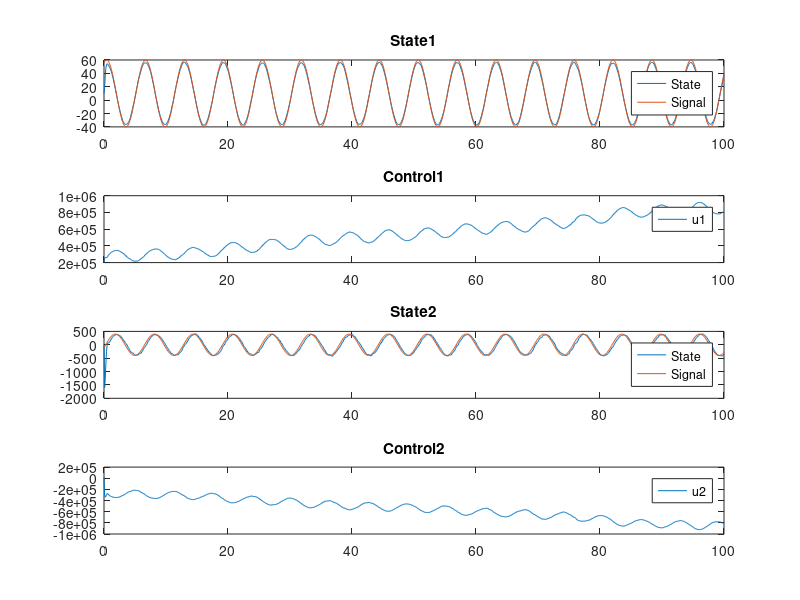

This chart was generated by the following MATLAB code:
clear all;
clc;

%% 6)	Show examples (Matlab and Simulink) on the performance of one (two?) PID used to do the same task

% Continuous time system

Ac = [-0.1 -0.12
      -0.3 -0.012];
Bc = [0 
      -0.07];
C = eye(2);
D = zeros(2,1);

sampleTime=0.1;
horizon=100;

x0=[10
    -2];
sysc = ss(Ac,Bc,C,D);
sysd=c2d(sysc,sampleTime);
Ad=sysd.A;
Bd=sysd.B;

t=0:sampleTime:horizon;
nSamples=length(t);
N = length(t)-1;
u1=zeros(1,nSamples-1);
u2=zeros(1,nSamples-1);

x1_track=50*sin(t+20)+10;
x2_track=400*sin(t+50);

x(:,1)=x0;

Qv = [0.1 0
      0 0.1]; % covariance noise of input
rng default  % for reproducibility
mucsi = [0 0]; % mean noise of input
csi = mvnrnd(mucsi,Qv,N)'; % generates random input noise

% Values for the first PID, obtained tuning the PID in Simulink

Kp = 2628.54740453048;
Ki = 19066.7584084496;
Kd = 0;

% Values for the second PID, obtained tuning the PID in Simulink

Kp2 = -128.478349079916;
Ki2 = -688.977103325722;
Kd2 = -0.850264599796858;

previousError = 0;
previousError2 = 0;
integral = 0;
integral2 = 0;
for i=1:nSamples-1
% PID control
  error = x1_track(:,i) - x(1,i);
  error2 = x2_track(:,i) - x(2,i);
  integral = integral + error*sampleTime;
  integral2 = integral2 + error2*sampleTime;
  derivative = (error - previousError)/sampleTime;
  derivative2 = (error2 - previousError2)/sampleTime;
  u1(:,i) = Kp*error + Ki*integral + Kd*derivative;
  u2(:,i) = Kp2*error2 + Ki2*integral2 + Kd2*derivative2;
  previousError = error;
  previousError2 = error2;
  
  % Evolution of the system
  x(:,i+1)=Ad*x(:,i)+Bd*(u1(:,i)+u2(:,i))+csi(:,i);
end

% Plotting the first PID

subplot(4,1,1);
plot(t,x(1,:));
hold on;
plot(t,x1_track(1,:));
hold off;
title('State1');
legend('State','Signal');

subplot(4,1,2);
plot(t(1:end-1),u1(1,:));
title('Control1');
legend('u1');

% Plotting the second PID

subplot(4,1,3);
plot(t,x(2,:));
hold on;
plot(t,x2_track(1,:));
hold off;
title('State2');
legend('State','Signal');

subplot(4,1,4);
plot(t(1:end-1),u2(1,:));
title('Control2');
legend('u2');
